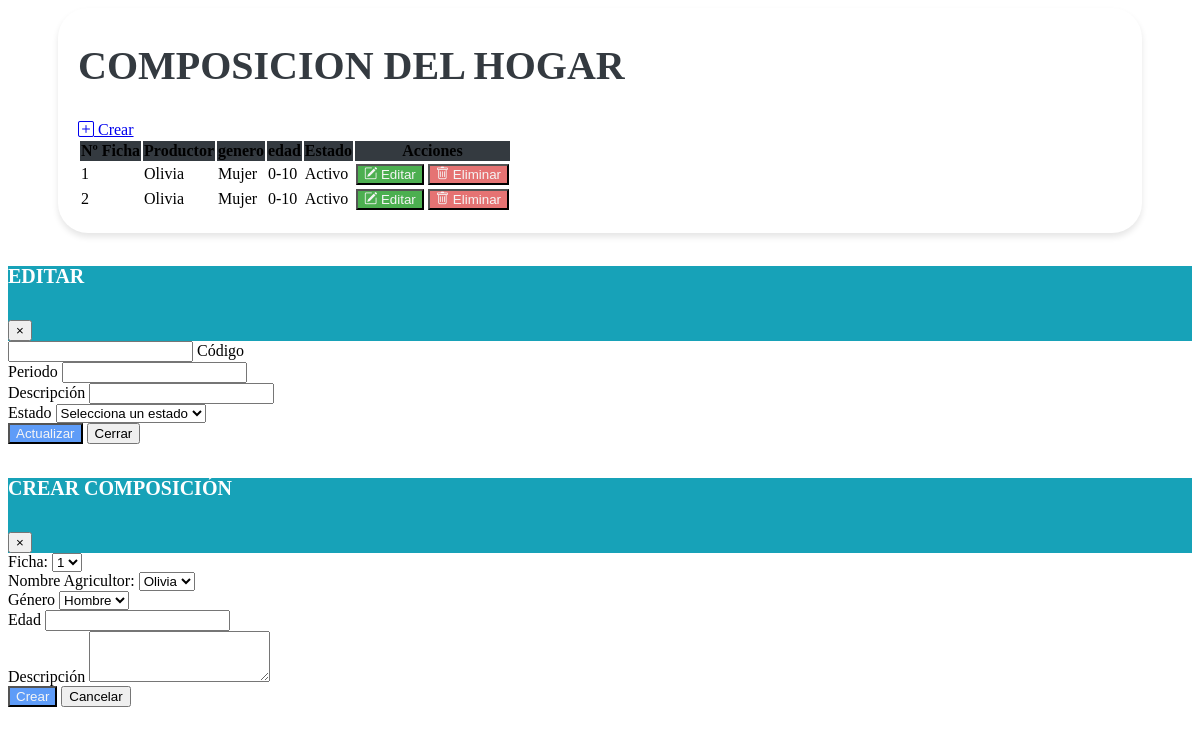
The page /vistas/Mantenimiento_Composicion.php on the database its author committed.
### tables this page shows
CREATE TABLE `tbl_composicion` (
  `id_ficha` bigint(20) DEFAULT NULL,
  `id_composicion` bigint(20) NOT NULL,
  `id_productor` bigint(20) DEFAULT NULL,
  `genero` enum('Hombre','Mujer') DEFAULT NULL,
  `edad` varchar(10) DEFAULT NULL,
  `cantidad` int(11) DEFAULT NULL,
  `creado_por` varchar(25) DEFAULT NULL,
  `fecha_creacion` timestamp NOT NULL DEFAULT current_timestamp(),
  `modificado_por` varchar(25) DEFAULT NULL,
  `fecha_modificacion` timestamp NOT NULL DEFAULT current_timestamp() ON UPDATE current_timestamp(),
  `estado` enum('A','I') DEFAULT NULL
);

CREATE TABLE `tbl_productor` (
  `id_ficha` varchar(50) DEFAULT NULL,
  `id_productor` bigint(20) NOT NULL,
  `primer_nombre` varchar(255) DEFAULT NULL,
  `segundo_nombre` varchar(255) DEFAULT NULL,
  `primer_apellido` varchar(255) DEFAULT NULL,
  `segundo_apellido` varchar(255) DEFAULT NULL,
  `identificacion` bigint(20) DEFAULT NULL,
  `fecha_nacimiento` date DEFAULT NULL,
  `genero` varchar(10) DEFAULT NULL,
  `estado_civil` varchar(20) DEFAULT NULL,
  `nivel_escolaridad` varchar(50) DEFAULT NULL,
  `ultimo_grado_escolar_aprobado` varchar(50) DEFAULT NULL,
  `telefono_1` int(11) DEFAULT NULL,
  `telefono_2` int(11) DEFAULT NULL,
  `telefono_3` int(11) DEFAULT NULL,
  `email_1` varchar(255) DEFAULT NULL,
  `email_2` varchar(255) DEFAULT NULL,
  `email_3` varchar(255) DEFAULT NULL,
  `descripcion` text DEFAULT NULL,
  `creado_por` varchar(25) DEFAULT NULL,
  `fecha_creacion` timestamp NOT NULL DEFAULT current_timestamp() ON UPDATE current_timestamp(),
  `modificado_por` varchar(25) DEFAULT NULL,
  `fecha_modificacion` timestamp NOT NULL DEFAULT current_timestamp(),
  `estado` enum('A','I') DEFAULT NULL
);

### vistas/Mantenimiento_Composicion.php (the view, shortened to what this page needs)
<link href="https://cdn.jsdelivr.net/npm/bootstrap-icons@1.10.0/font/bootstrap-icons.css" rel="stylesheet">
<link rel="stylesheet" href="assets/css/estilos.css">
    <link rel="stylesheet" href="https://cdn.datatables.net/1.10.20/css/dataTables.bootstrap4.min.css">
<div class="containertable">
    <div class="d-flex justify-content-between align-items-end mb-4">
        <div>
            <h1 class="poppins-font mb-2">COMPOSICION DEL HOGAR</h1>
            <br>
            <a href="#" data-bs-toggle="modal" data-bs-target="#modalForm" class="btn btn-info">
                <i class="bi bi-plus-square icono-grande"></i> Crear
            </a>
        </div>
    </div>
    <div class="table-responsive">
    <table id="tablax" class="table table-hover">
            <thead class="table-dark text-center" style="background-color: #343A40;">
                <tr>
                    <th scope="col">Nº Ficha</th>
                    <th scope="col">Productor</th>
                    <th scope="col">genero</th>
                    <th scope="col">edad</th>
                    <th scope="col">Estado</th>
                    <th scope="col">Acciones</th>
                </tr>
            </thead>
            <tbody class="text-center">
                <?php
                include "../php/conexion_be.php";
                $sql = $conexion->query("SELECT
                C.id_ficha,
                C.id_composicion,
                C.id_productor,
                C.genero,
                C.edad,
                C.creado_por,
                C.fecha_creacion,
                C.modificado_por,
                C.fecha_modificacion,
                C.estado,
                P.primer_nombre
            FROM
                tbl_composicion C
                INNER JOIN tbl_productor P ON C.id_productor = P.id_productor;
            ");
                while ($datos = $sql->fetch_object()) { ?>
                    <tr>
                        <td><?= $datos->id_ficha ?></td>
                        <td><?= $datos->primer_nombre ?></td>
                        <td><?php
                            if ($datos->genero == "H") {
                                echo '<span class="badge badge-pill badge-light">Hombre</span>';
                            } else {
                                echo '<span class="badge badge-pill badge-light">Mujer</span>';
                            }
                            ?></td>
                        <td><?= $datos->edad ?></td>
                        <td><?php
                            if ($datos->estado == "A") {
                                echo '<span class="badge bg-success">Activo</span>';
                            } else {
                                echo '<span class="badge bg-danger">Inactivo</span>';
                            }
                            ?></td>
                        <td>
                            <button type="button" class="btn btn-editar" data-toggle="modal" data-target="#modalEditar" onclick="abrirModalEditar
                            ('<?= $datos->id_periodo ?>', '<?= $datos->periodo ?>', '<?= $datos->descripcion ?>', '<?= $datos->estado ?>')">
                                <i class="bi bi-pencil-square"></i>
                                Editar
                            </button>
                            <form id="deleteForm" method="POST" action="modelos/eliminar_periodicidad.php" style="display: inline;">
                                <button type="submit" class="btn btn-eliminar">
                                    <i class="bi bi-trash"></i>
                                    Eliminar
                                </button>
                            </form>
                        </td>
                    </tr>
                <?php }
                ?>
            </tbody>
        </table>
    </div>
</div>
<div class="modal fade" id="modalEditar" tabindex="-1" role="dialog" aria-labelledby="exampleModalLabel" aria-hidden="true">
    <div class="modal-dialog" role="document">
        <div class="modal-content">
            <div class="modal-header" style="background-color: #17A2B8;">
                <h5 class="poppins-modal mb-2" id="exampleModalLabel">EDITAR</h5>
                <button type="button" class="close" data-dismiss="modal" aria-label="Cerrar">
                    <span aria-hidden="true">&times;</span>
                </button>
            </div>
            <div class="modal-body">
                <form id="formularioEditar" method="POST" action="#">
                    <div class="row">
                        <div class="col-6">
                            <div class="form-group">
                                <input type="text" class="form-control" id="id_periodo" name="id_periodo" readonly>
                                <label for="id_periodo">Código</label>
                            </div>
                        </div>
                        <div class="col-6">
                            <div class="form-group">
                                <label for="periodo">Periodo</label>
                                <input type="text" class="form-control" id="periodo" name="periodo" required>
                            </div>
                        </div>
                    </div>
                    <div class="row">
                        <div class="col-6">
                            <div class="form-group">
                                <label for="descripcion">Descripción</label>
                                <input type="text" class="form-control" id="descripcion" name="descripcion" required>
                            </div>
                        </div>
                    </div>
                    <div class="form-row">
                        <div class="form-group col-md-6">
                            <label for="estado">Estado</label>
                            <select class="form-control" id="estado" name="estado" required>
                                <option value="" disabled selected>Selecciona un estado</option>
                            </select>
                        </div>
                    </div>
                    <div class="modal-footer">
                        <button type="submit" class="btn btn-actualizar">Actualizar</button>
                        <button type="button" class="btn btn-secondary" data-dismiss="modal"></i>Cerrar</button>
                    </div>
                </form>
            </div>
        </div>
    </div>
</div>
<div class="modal fade" id="modalForm" tabindex="-1" role="dialog" aria-labelledby="exampleModalLabel" aria-hidden="true">
    <div class="modal-dialog">
        <div class="modal-content" role="document">
            <div class="modal-header" style="background-color: #17A2B8;">
                <h5 class="poppins-modal mb-2" id="exampleModalLabel">CREAR COMPOSICIÓN</h5>
                <button type="button" class="close" data-dismiss="modal" aria-label="Cerrar">
                    <span aria-hidden="true">&times;</span>
                </button>
            </div>
            <div class="modal-body">
                <form action="modelos/agregar_composicion.php" method="POST">
                    <div class="row mb-3">
                    <div class="col-6">
                            <div class="form-group">
                                <label for="id_ficha">Ficha:</label>
                                <select class="form-control" id="id_ficha" name="id_ficha" required>
                                    <?php
                                    include '../php/conexion_be.php';
                                    $sql = "SELECT id_ficha FROM fichas";
                                    $result = mysqli_query($conexion, $sql);
                                    if (mysqli_num_rows($result) > 0) {
                                        while ($row = mysqli_fetch_assoc($result)) {
                                            echo '<option value="' . $row["id_ficha"] . '">' . $row["id_ficha"] . '</option>';
                                        }
                                    } else {
                                        echo '<option value="">No hay aldeas disponibles</option>';
                                    }
                                    ?>
                                </select>
                            </div>
                        </div>
                        <div class="col-6">
                            <div class="form-group">
                                <label for="id_productor">Nombre Agricultor:</label>
                                <select class="form-control" id="id_productor" name="id_productor" required>
                                    <?php
                                    include '../php/conexion_be.php';
                                    $sql = "SELECT id_productor , primer_nombre FROM tbl_productor";
                                    $result = mysqli_query($conexion, $sql);
                                    if (mysqli_num_rows($result) > 0) {
                                        while ($row = mysqli_fetch_assoc($result)) {
                                            echo '<option value="' . $row["id_productor"] . '">' . $row["primer_nombre"] . '</option>';
                                        }
                                    } else {
                                        echo '<option value="">No hay aldeas disponibles</option>';
                                    }
                                    ?>
                                </select>
                            </div>
                        </div>
                    </div>
                    <div class="row mb-3">
                        <div class="col">
                            <label for="genero" class="form-label">Género</label>
                            <select class="form-control" id="genero" name="genero">
                                <option value="H">Hombre</option>
                            </select>
                        </div>
                        <div class="col">
                            <label for="edad" class="form-label">Edad</label>
                            <input type="text" class="form-control" id="edad" name="edad">
                        </div>
                    </div>
                    <div class="mb-3">
                        <label for="descripcion" class="form-label">Descripción</label>
                        <textarea class="form-control" id="descripcion" name="descripcion" rows="3"></textarea>
                    </div>
                    <div class="modal-footer">
                        <button type="submit" class="btn btn-actualizar">Crear</button>
                        <button type="button" class="btn btn-secondary" data-bs-dismiss="modal">Cancelar</button>
                    </div>
                </form>
            </div>
        </div>
    </div>
</div>

### assets/css/estilos.css (style rules this page uses)
.poppins-font { color: var(--heading, #343A40); font-size: 40px; font-style: normal; font-weight: 600; line-height: 21px; }
.poppins-modal { color: var(--heading, #ffffff); font-size: 20px; font-style: normal; font-weight: 600; line-height: 21px; }
.btn-actualizar { background-color: #5e9cf8; color: whitesmoke; }
.containertable { background-color: #fff; padding: 20px; border-radius: 30px; margin-bottom: 20px; margin-left: 50px; margin-right: 50px; box-shadow: 0 4px 6px rgba(0, 0, 0, 0.1); }
.btn-editar { background-color: #4CAF50; color: whitesmoke; }
.btn-eliminar { background-color: #E57373; color: whitesmoke; }
.btn-editar, .btn-eliminar { transition: background-color 0.3s ease; }

### rows shown on the page
tbl_composicion: id_ficha "1", id_productor.primer_nombre "Olivia", genero "Mujer", edad "0-10", estado "Activo"
tbl_composicion: id_ficha "2", id_productor.primer_nombre "Olivia", genero "Mujer", edad "0-10", estado "Activo"

### other values the page prints
form field id_ficha "1"
form field id_productor "Olivia"
